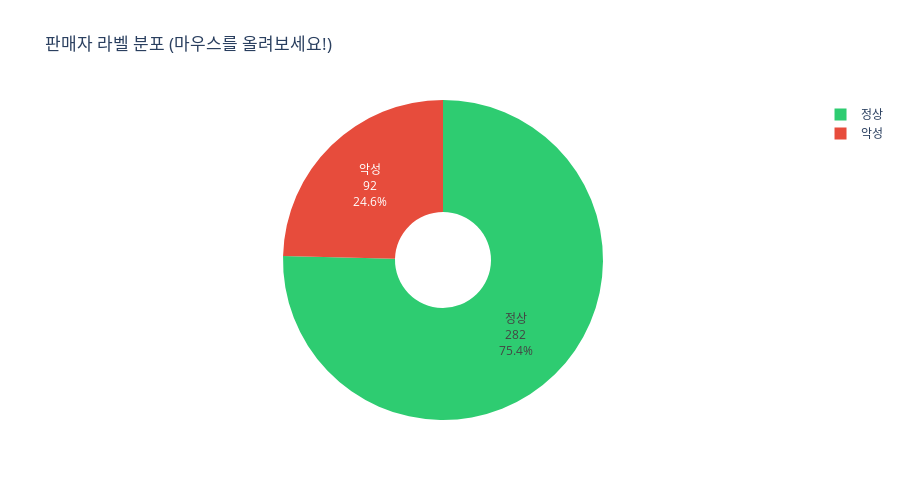
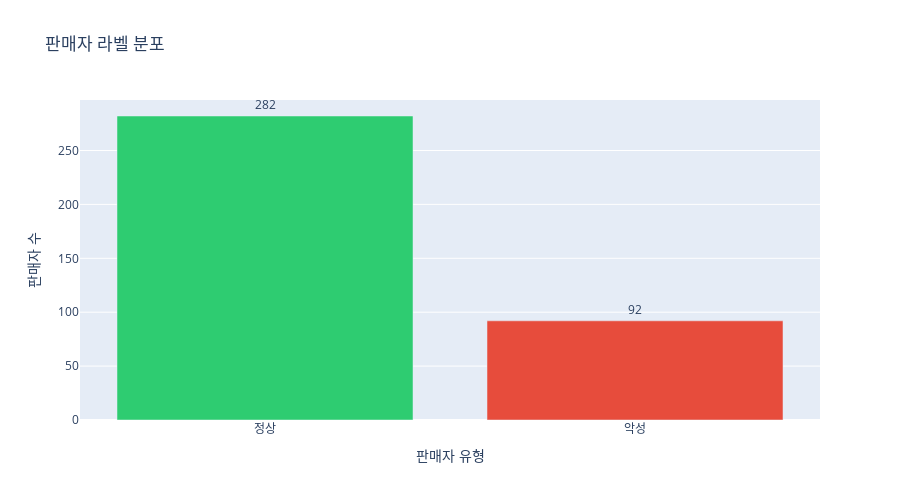

Notebook cell for these charts, in order:
### Markdown cell above
## 📈 2. 라벨 분포 분석 (인터랙티브)

### Code cell
print("=" * 70)
print("라벨 분포 분석")
print("=" * 70)

label_counts = df['label_name'].value_counts()

# 통계 출력
for label, count in label_counts.items():
    percentage = count / len(df) * 100
    print(f"{label} 판매자: {count}명 ({percentage:.1f}%)")

# 인터랙티브 파이 차트
fig = go.Figure(data=[go.Pie(
    labels=label_counts.index,
    values=label_counts.values,
    hole=0.3,
    marker=dict(colors=['#2ecc71', '#e74c3c']),
    textinfo='label+percent+value',
    hovertemplate='<b>%{label}</b><br>' +
                  '판매자 수: %{value}명<br>' +
                  '비율: %{percent}<br>' +
                  '<extra></extra>'
)])

fig.update_layout(
    title='판매자 라벨 분포 (마우스를 올려보세요!)',
    height=500,
    showlegend=True
)

fig.show()

# 막대 차트
fig2 = go.Figure(data=[go.Bar(
    x=label_counts.index,
    y=label_counts.values,
    marker=dict(color=['#2ecc71', '#e74c3c']),
    text=label_counts.values,
    textposition='outside',
    hovertemplate='<b>%{x}</b><br>판매자 수: %{y}명<extra></extra>'
)])

fig2.update_layout(
    title='판매자 라벨 분포',
    xaxis_title='판매자 유형',
    yaxis_title='판매자 수',
    height=500
)

fig2.show()

### Figure 1 — Plotly figure (JSON) as saved in the notebook; plotly's stock layout.template omitted (floating-point values rounded to 4 significant figures)
{"data": [{"hole": 0.3, "hovertemplate": "<b>%{label}</b><br>판매자 수: %{value}명<br>비율: %{percent}<br><extra></extra>", "labels": ["정상", "악성"], "marker": {"colors": ["#2ecc71", "#e74c3c"]}, "textinfo": "label+percent+value", "type": "pie", "values": [282, 92]}], "layout": {"height": 500, "showlegend": true, "title": {"text": "판매자 라벨 분포 (마우스를 올려보세요!)"}}}

### Figure 2 — Plotly figure (JSON) as saved in the notebook; plotly's stock layout.template omitted (floating-point values rounded to 4 significant figures)
{"data": [{"hovertemplate": "<b>%{x}</b><br>판매자 수: %{y}명<extra></extra>", "marker": {"color": ["#2ecc71", "#e74c3c"]}, "text": [282.0, 92.0], "textposition": "outside", "type": "bar", "x": ["정상", "악성"], "y": [282, 92]}], "layout": {"height": 500, "title": {"text": "판매자 라벨 분포"}, "xaxis": {"title": {"text": "판매자 유형"}}, "yaxis": {"title": {"text": "판매자 수"}}}}
